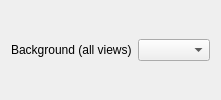
<?xml version="1.0" encoding="UTF-8"?>
<ui version="4.0">
 <class>BackgroundControls</class>
 <widget class="QWidget" name="BackgroundControls">
  <layout class="QHBoxLayout" name="background">
   <item>
    <widget class="QLabel" name="background_all_views_inline">
     <property name="text">
      <string>Background (all views)</string>
     </property>
    </widget>
   </item>
   <item>
    <widget class="NoWheelComboBox" name="theme" />
   </item>
   <item>
    <spacer name="background_spacer">
     <property name="orientation">
      <enum>Qt::Horizontal</enum>
     </property>
     <property name="sizeHint">
      <size>
       <width>0</width>
       <height>0</height>
      </size>
     </property>
    </spacer>
   </item>
  </layout>
 </widget>
 <customwidgets>
  <customwidget>
   <class>NoWheelComboBox</class>
   <extends>QComboBox</extends>
   <header>utils.qt_widgets</header>
  </customwidget>
 </customwidgets>
 <resources />
 <connections />
</ui>
